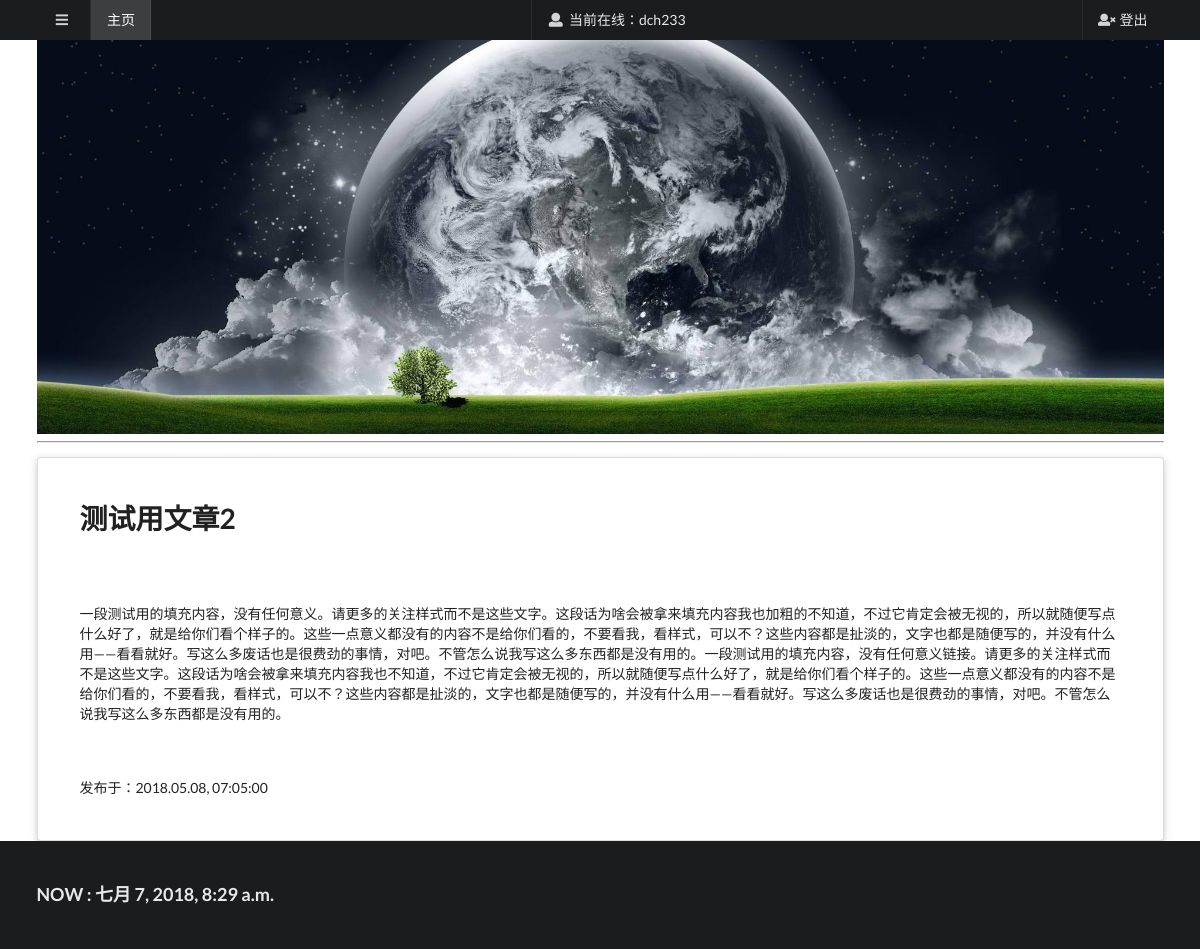
/post/2 (signed in), run on the app's committed database.
### mainsite/models.py (models this page shows, shortened)
class Post(models.Model):
    title = models.CharField(max_length=200)
    slug = models.CharField(max_length=200)
    body = models.TextField()
    pub_date = models.DateTimeField(default=timezone.now)
    class Meta:
        ordering = ('-pub_date',)

### mainsite/views.py (the view)
# urls.py: path('post/<slug>', showpost),
def showpost(request, slug):
    if request.session.get('is_login', None):
        template = get_template('post.html')
        try:
            post = Post.objects.get(slug=slug)
            if post != None:
                now = datetime.now()
                html = template.render(locals())
                return HttpResponse(html)
        except:
            return redirect('/')
    else:
        return redirect('/login/')

### templates/post.html (shortened to what this page needs)
{% extends 'base.html' %}
{% load markdown_deux_tags %}
{% block content %}
  <div class="ui container">
    <hr>
    <div class="ui very padded raised  container segment">
      <h1>
        {{post.title}}
      </h1>
      <br>
      <br>
      <p>
        {{post.body | markdown}}
      </p>
      <br>
      <br>
      <p>
        发布于：{{post.pub_date | date:"Y.m.d, h:m:s"}}
      </p>
    </div>
  </div>
{% endblock %}

### data on the page
Post: title "测试用文章2", body "一段测试用的填充内容，没有任何意义。请更多的关注样式而不是这些文字。这段话为啥会被拿来填充内容我也加粗的不知道，不过它肯定会被无视的，所以就随便写点什么好了，就是给你们看个样子的。这些一点意义都没有的内容不是给你们看的，不要看我，看样式，可以不？这些内容都是扯淡的，文字也都是随便写的，并没有什么用——看看就好。写这么多废话也是很费劲的事情，对吧。不管怎么说我写这么多东西都是没有用的。一段测试用的填充内容，没有任何意义链接。请更多的关注样式而不是这些文字。这段话为啥会被拿来填充内容我也不知道，不过它肯定会被无视的，所以就随便写点什么好了，就是给你们看个样子的。这些一点意义都没有的内容不是给你们看的，不要看我，看样式，可以不？这些内容都是扯淡的，文字也都是随便写的，并没有什么用——看看就好。写这么多废话也是很费劲的事情，对吧。不管怎么说我写这么多东西都是没有用的。", pub_date "2018.05.08, 07:05:00"

### other printed values
{{ request.session.user_name }} "dch233"
